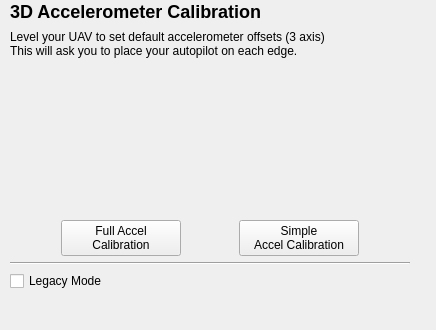
<?xml version="1.0" encoding="UTF-8"?>
<ui version="4.0">
 <class>AccelCalibrationConfig</class>
 <widget class="QWidget" name="AccelCalibrationConfig">
  <property name="geometry">
   <rect>
    <x>0</x>
    <y>0</y>
    <width>436</width>
    <height>330</height>
   </rect>
  </property>
  <property name="windowTitle">
   <string>Form</string>
  </property>
  <widget class="QLabel" name="label">
   <property name="geometry">
    <rect>
     <x>10</x>
     <y>0</y>
     <width>285</width>
     <height>24</height>
    </rect>
   </property>
   <property name="text">
    <string>&lt;html&gt;&lt;head/&gt;&lt;body&gt;&lt;p&gt;&lt;span style=&quot; font-size:x-large; font-weight:600;&quot;&gt;3D Accelerometer Calibration&lt;/span&gt;&lt;/p&gt;&lt;/body&gt;&lt;/html&gt;</string>
   </property>
   <property name="scaledContents">
    <bool>false</bool>
   </property>
  </widget>
  <widget class="QWidget" name="verticalLayoutWidget">
   <property name="geometry">
    <rect>
     <x>10</x>
     <y>30</y>
     <width>400</width>
     <height>281</height>
    </rect>
   </property>
   <layout class="QVBoxLayout" name="verticalLayout" stretch="0,0,2,2,2,0,0">
    <item>
     <widget class="QLabel" name="accelDescLabel">
      <property name="text">
       <string>Level your UAV to set default accelerometer offsets (3 axis)&lt;br&gt;This will ask you to place your autopilot on each edge.</string>
      </property>
      <property name="wordWrap">
       <bool>true</bool>
      </property>
     </widget>
    </item>
    <item>
     <widget class="QLabel" name="coutdownLabel">
      <property name="text">
       <string/>
      </property>
     </widget>
    </item>
    <item>
     <widget class="QLabel" name="outputLabel">
      <property name="text">
       <string/>
      </property>
     </widget>
    </item>
    <item>
     <layout class="QHBoxLayout" name="horizontalLayout">
      <item>
       <spacer name="horizontalSpacer">
        <property name="orientation">
         <enum>Qt::Horizontal</enum>
        </property>
        <property name="sizeHint" stdset="0">
         <size>
          <width>40</width>
          <height>20</height>
         </size>
        </property>
       </spacer>
      </item>
      <item>
       <widget class="QPushButton" name="calibrateAccelButton">
        <property name="minimumSize">
         <size>
          <width>120</width>
          <height>35</height>
         </size>
        </property>
        <property name="focusPolicy">
         <enum>Qt::NoFocus</enum>
        </property>
        <property name="text">
         <string>Full Accel
Calibration</string>
        </property>
       </widget>
      </item>
      <item>
       <spacer name="horizontalSpacer_3">
        <property name="orientation">
         <enum>Qt::Horizontal</enum>
        </property>
        <property name="sizeHint" stdset="0">
         <size>
          <width>40</width>
          <height>20</height>
         </size>
        </property>
       </spacer>
      </item>
      <item>
       <widget class="QPushButton" name="calibrateAccelSimpleButton">
        <property name="minimumSize">
         <size>
          <width>120</width>
          <height>35</height>
         </size>
        </property>
        <property name="focusPolicy">
         <enum>Qt::NoFocus</enum>
        </property>
        <property name="text">
         <string>Simple
Accel Calibration</string>
        </property>
       </widget>
      </item>
      <item>
       <spacer name="horizontalSpacer_2">
        <property name="orientation">
         <enum>Qt::Horizontal</enum>
        </property>
        <property name="sizeHint" stdset="0">
         <size>
          <width>40</width>
          <height>20</height>
         </size>
        </property>
       </spacer>
      </item>
     </layout>
    </item>
    <item>
     <widget class="Line" name="line">
      <property name="orientation">
       <enum>Qt::Horizontal</enum>
      </property>
     </widget>
    </item>
    <item>
     <widget class="QCheckBox" name="legacyCheckBox">
      <property name="toolTip">
       <string>Enables compatibility mode for older ardupilot firmware.</string>
      </property>
      <property name="text">
       <string>Legacy Mode</string>
      </property>
     </widget>
    </item>
    <item>
     <widget class="QLabel" name="levelOutputLabel">
      <property name="text">
       <string/>
      </property>
     </widget>
    </item>
   </layout>
  </widget>
 </widget>
 <resources/>
 <connections/>
</ui>
